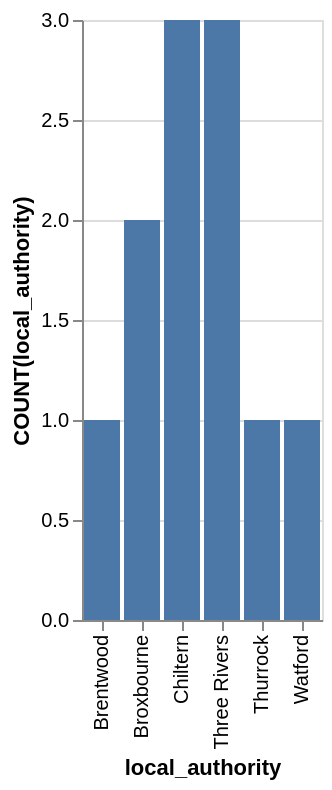

Write a Vega-Lite specification for this figure.
### Vega-Lite specification from a JSON file in a GitHub repository (floating-point values rounded to 4 significant figures)
{"data": {"values": [{"x_data": "Brentwood", "y_data": 1}, {"x_data": "Broxbourne", "y_data": 2}, {"x_data": "Chiltern", "y_data": 3}, {"x_data": "Three Rivers", "y_data": 3}, {"x_data": "Thurrock", "y_data": 1}, {"x_data": "Watford", "y_data": 1}]}, "mark": "bar", "encoding": {"x": {"field": "x_data", "type": "nominal", "title": "local_authority", "sort": "ascending"}, "y": {"field": "y_data", "type": "quantitative", "title": "COUNT(local_authority)"}}}
